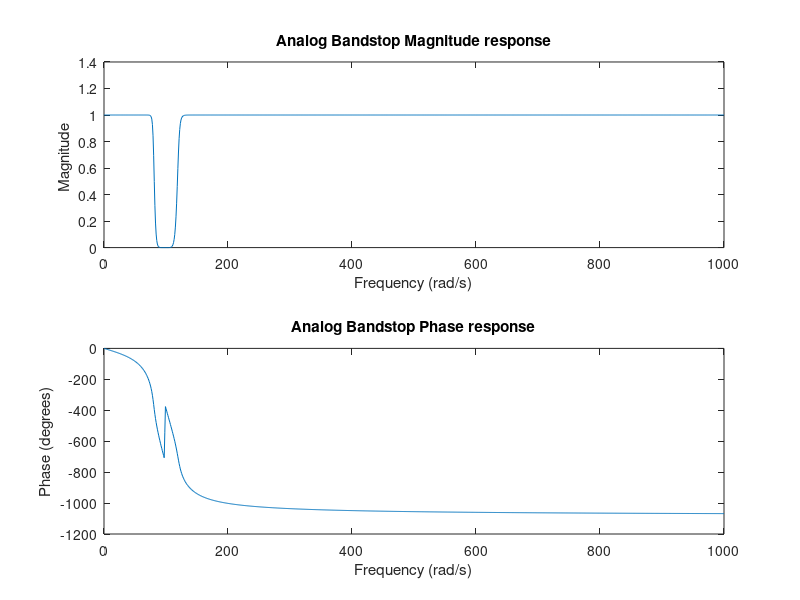

Source code (MATLAB):
clc; clear all; close all;

[b,a] = butter(8,[80 120],'stop','s');   

w = linspace(0,1000,1000).';  
h = freqs(b,a,w);             

figure;
subplot(2,1,1);
plot(w,abs(h));      % magnitude 
xlabel('Frequency (rad/s)');
ylabel('Magnitude ');
title('Analog Bandstop Magnitude response');

subplot(2,1,2);
plot(w,unwrap(angle(h))*180/pi);  % phase in degrees
xlabel('Frequency (rad/s)');
ylabel('Phase (degrees)');
title('Analog Bandstop Phase response');
